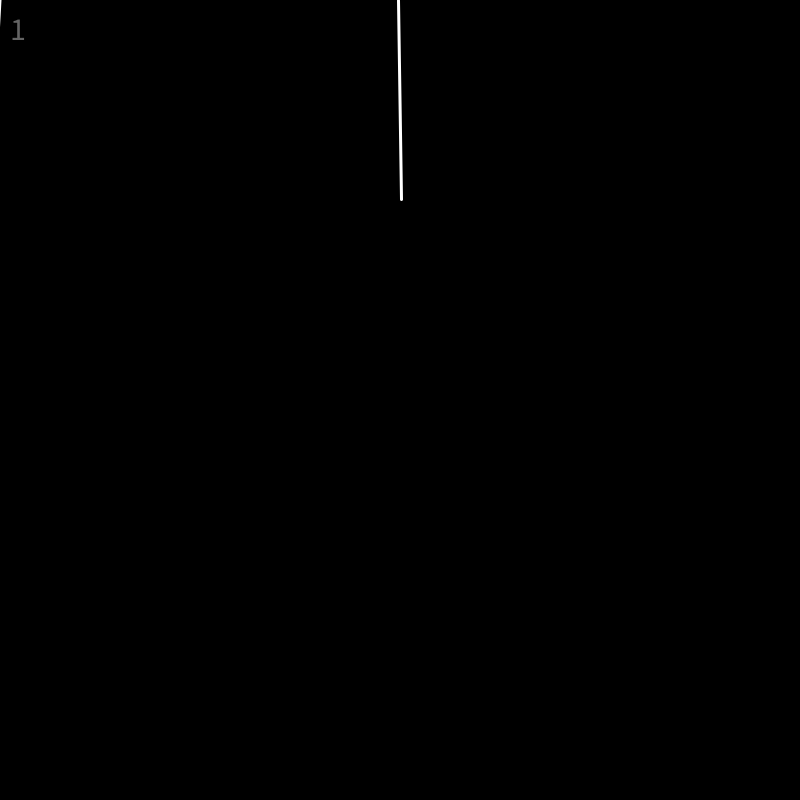
Frame 1 (no input)
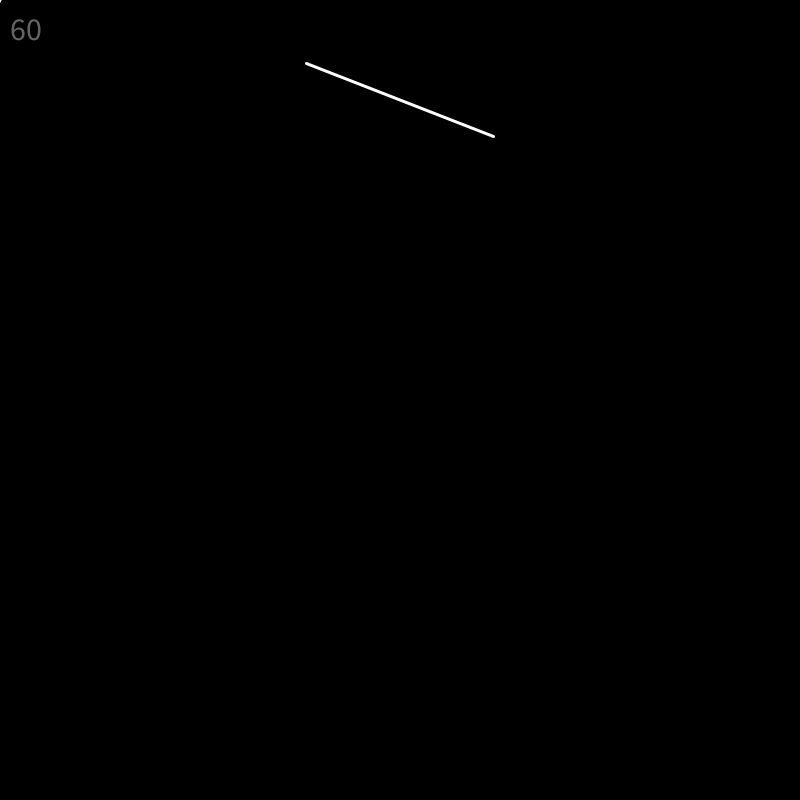
Frame 60 (the mouse pressed at the canvas centre just before this capture)
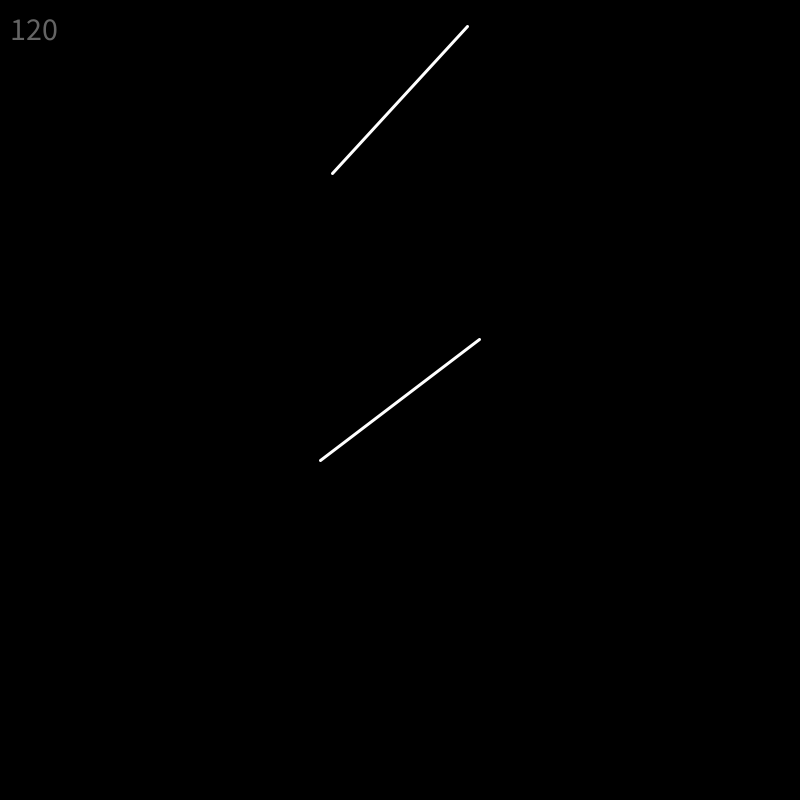
Frame 120 (the mouse held since frame 60 and released just before this capture)

The Processing sketch that drew these frames (run headless with seeded random() and noise(); from frame 60 on, the mouse is pressed at the canvas centre):

// Processing sketch: demo_04_complex_geometry
// ── demo_04_complex_geometry.pde
// Goal: two rectangles rotating in 
// opposite directions

// Bouncing: motion that reverses.
int speed = 10;
int b = 0;
int direction = speed;

void setup() {
  size(800, 800);
  strokeWeight(3);
  stroke(255);
  fill(100);
  rectMode(CENTER);
  textSize(32);
  background(0);
}

void draw() {
  background(0);
  text(frameCount, 10, 40);
  
  b = (b + direction);
  if (b > width || b < 0) {
    // 2. reverse direction when moving offscreen
    direction = -direction;
  }
  pushMatrix();
  translate(mouseX, mouseY);
  rotate(frameCount * 0.06);
  line(0, -100, 0, 100);
  popMatrix();

  //// // Why doesn't this work?
  translate(400, 100);
  rotate(-frameCount * 0.02);
  line(0, -100, 0, 100);
}
